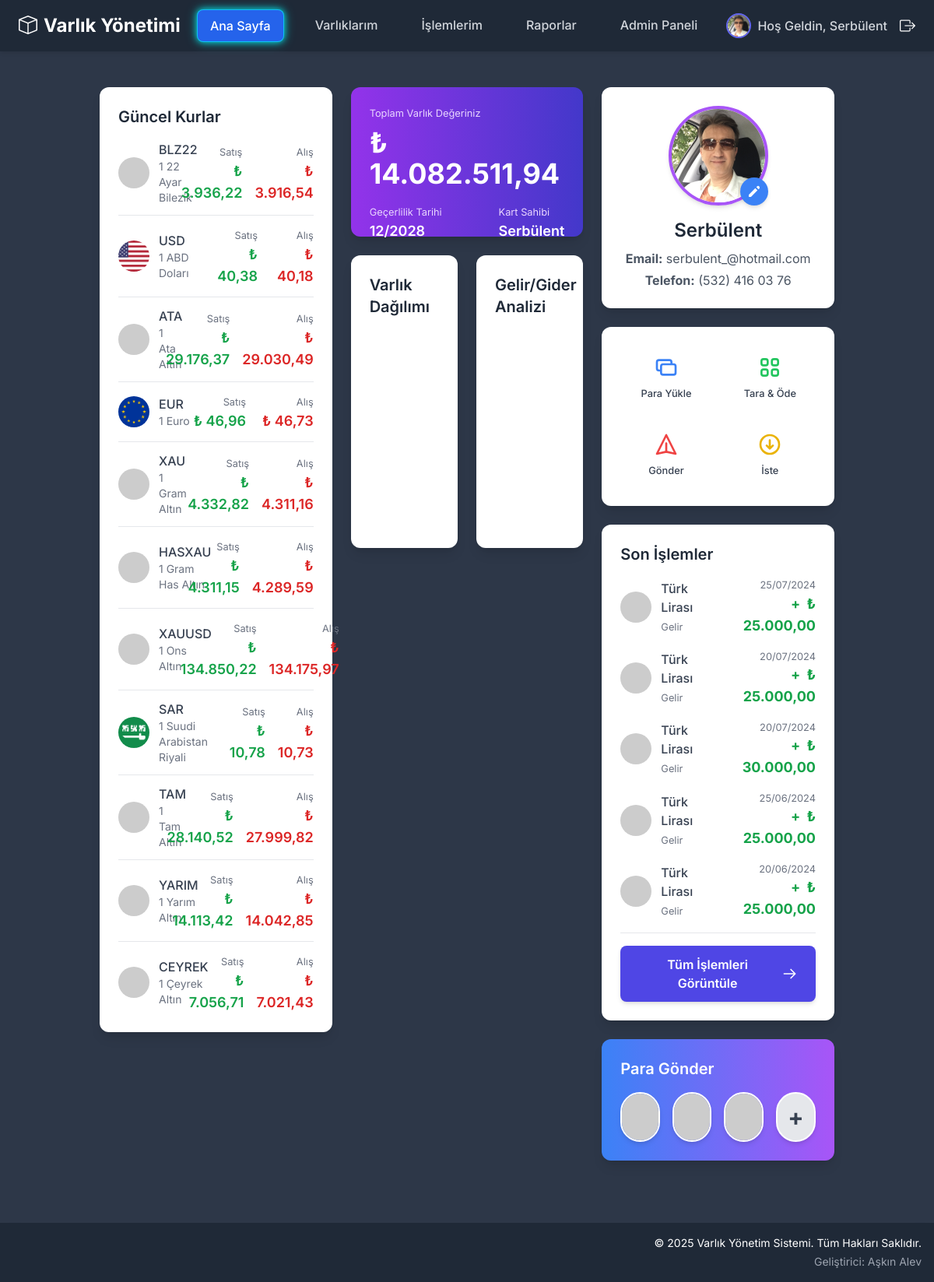
The page / on the database its author committed.
### tables this page shows
CREATE TABLE `users` (
    `id` INT AUTO_INCREMENT PRIMARY KEY,
    `name` VARCHAR(100) NOT NULL,
    `email` VARCHAR(255) UNIQUE NULL,  
    `phone_number` VARCHAR(20) NULL,  
    `profile_image_path` VARCHAR(255) NULL,  
    `created_at` DATETIME DEFAULT CURRENT_TIMESTAMP
);

CREATE TABLE `market_prices` (
    `id` INT AUTO_INCREMENT PRIMARY KEY,
    `asset_definition_id` INT NOT NULL,
    `price` DECIMAL(18, 2) NOT NULL,  
    `currency` VARCHAR(3) NOT NULL,  
    `price_date` DATE NOT NULL,  
    `created_at` DATETIME DEFAULT CURRENT_TIMESTAMP,
    UNIQUE (`asset_definition_id`, `currency`, `price_date`),  
    FOREIGN KEY (`asset_definition_id`) REFERENCES `asset_definitions`(`id`) ON DELETE CASCADE
);

CREATE TABLE `asset_definitions` (
    `id` INT AUTO_INCREMENT PRIMARY KEY,
    `name` VARCHAR(100) NOT NULL UNIQUE,
    `type` ENUM('Altın', 'Döviz', 'Diğer') NOT NULL,  
    `symbol` VARCHAR(10) UNIQUE NULL,  
    `description` TEXT NULL,
    `icon_path` VARCHAR(255) NULL,  
    `created_at` DATETIME DEFAULT CURRENT_TIMESTAMP
);

CREATE TABLE `exchange_rates` (
    `id` INT AUTO_INCREMENT PRIMARY KEY,
    `base_currency` VARCHAR(3) NOT NULL,  
    `target_currency` VARCHAR(3) NOT NULL,  
    `rate` DECIMAL(18, 2) NOT NULL,  
    `rate_date` DATE NOT NULL,  
    `created_at` DATETIME DEFAULT CURRENT_TIMESTAMP,
    UNIQUE (`base_currency`, `target_currency`, `rate_date`)  
);

CREATE TABLE `transactions` (
    `id` INT AUTO_INCREMENT PRIMARY KEY,
    `user_id` INT NOT NULL,
    `category_id` INT NULL,  
    `transaction_type` ENUM('Gelir', 'Gider', 'Transfer', 'Alış', 'Satış', 'Para Yatırma', 'Para Çekme') NOT NULL,
    `amount` DECIMAL(18, 4) NOT NULL,  
    `transaction_currency` VARCHAR(3) NOT NULL,  
    `unit_price` DECIMAL(18, 2) NULL,  
    `total_try_value` DECIMAL(18, 2) NOT NULL,  
    `transaction_date` DATETIME DEFAULT CURRENT_TIMESTAMP,
    `description` TEXT NULL,
    `from_account_id` INT NULL,  
    `to_account_id` INT NULL,  
    `asset_id` INT NULL,  
    `property_id` INT NULL,  
    `created_at` DATETIME DEFAULT CURRENT_TIMESTAMP,
    FOREIGN KEY (`user_id`) REFERENCES `users`(`id`) ON DELETE CASCADE,
    FOREIGN KEY (`category_id`) REFERENCES `transaction_categories`(`id`) ON DELETE SET NULL,
    FOREIGN KEY (`from_account_id`) REFERENCES `bank_accounts`(`id`) ON DELETE SET NULL,
    FOREIGN KEY (`to_account_id`) REFERENCES `bank_accounts`(`id`) ON DELETE SET NULL,
    FOREIGN KEY (`asset_id`) REFERENCES `asset_definitions`(`id`) ON DELETE SET NULL,
    FOREIGN KEY (`property_id`) REFERENCES `properties`(`id`) ON DELETE SET NULL  
);

### index.php (the view, shortened to what the rows shown need)
<?php
require_once __DIR__ . '/config.php';
require_once __DIR__ . '/functions.php';
$current_user_id = 1;
$user_info = null;
try {
    $stmt = $pdo->prepare("SELECT name, email, phone_number, profile_image_path FROM users WHERE id = :id");
    $stmt->bindValue(':id', $current_user_id, PDO::PARAM_INT);
    $stmt->execute();
    $user_info = $stmt->fetch(PDO::FETCH_ASSOC);
} catch (PDOException $e) {
    error_log("Kullanıcı detayları çekilirken hata oluştu: " . $e->getMessage());
}
$user_email = htmlspecialchars($user_info['email'] ?? 'bilgi@yok.com');
$user_phone = htmlspecialchars(formatPhoneNumber($user_info['phone_number'] ?? 'Telefon Yok'));
$user_profile_image = htmlspecialchars($user_info['profile_image_path'] ?? 'https://placehold.co/64x64/A8DADC/1D3557?text=AV');
$total_assets_value = 0.00;
if (function_exists('getTotalAssetsValue')) {
    $total_assets_value = getTotalAssetsValue($pdo, $current_user_id);
}
$current_balance_display = "₺ " . number_format($total_assets_value, 2, ',', '.');
$exchange_rates_data = [];
if (function_exists('getAssetMarketPricesForDisplay')) {
    $exchange_rates_data = getAssetMarketPricesForDisplay($pdo);
}
$recent_transactions = [];
if (function_exists('getRecentTransactions')) {
    $recent_transactions = getRecentTransactions($pdo, $current_user_id, 5);
}
?>
<?php include 'header.php';  ?>
<main class="flex-grow px-4 py-6">
    <div class="grid grid-cols-1 lg:grid-cols-12 gap-6">
        <div class="lg:col-span-4 flex flex-col gap-6">
            <div class="bg-white p-6 rounded-xl shadow-lg">
                <?php if (!empty($exchange_rates_data)): ?>
                    <?php foreach ($exchange_rates_data as $rate): ?>
                        <div class="flex items-center justify-between border-b border-gray-200 pb-3 mb-3 last:border-b-0 last:pb-0 last:mb-0">
                            <div class="flex items-center">
                                <?php
                                $symbol_for_placeholder = strtoupper(substr($rate['asset_code'] ?? 'SYM', 0, 3));
                                $icon_src = htmlspecialchars($rate['icon_path'] ?? 'https://placehold.co/40x40/E63946/FFFFFF?text=' . $symbol_for_placeholder);
                                ?>
                                <img src="<?php echo $icon_src; ?>"
                                     class="w-10 h-10 rounded-full mr-3 object-cover"
                                     alt="<?php echo htmlspecialchars($rate['asset_name'] ?? 'Bilinmeyen Kur'); ?> İkonu"
                                     onerror="this.onerror=null;this.src='https://placehold.co/40x40/E63946/FFFFFF?text=<?php echo $symbol_for_placeholder; ?>';">
                                <div>
                                    <p class="font-medium text-gray-700"><?php echo htmlspecialchars($rate['asset_code'] ?? 'N/A'); ?></p>
                                    <h6 class="text-sm text-gray-500">1 <?php echo htmlspecialchars($rate['asset_name'] ?? 'N/A'); ?></h6>
                                </div>
                            </div>
                            <div class="text-right">
                                <small class="text-gray-500">Satış</small>
                                <h6 class="text-lg font-semibold text-green-600">₺ <?php echo number_format($rate['selling_price'] ?? 0.00, 2, ',', '.'); ?></h6>
                            </div>
                            <div class="text-right ml-4">
                                <small class="text-gray-500">Alış</small>
                                <h6 class="text-lg font-semibold text-red-600">₺ <?php echo number_format($rate['buying_price'] ?? 0.00, 2, ',', '.'); ?></h6>
                            </div>
                        </div>
                    <?php endforeach; ?>
                <?php else: ?>
                    <p class="text-gray-600">Güncel kur bilgisi bulunamadı. Lütfen <a href="admin/index.php" class="text-blue-600 hover:underline">Admin Paneli</a>'nden kurları güncelleyin.</p>
                <?php endif; ?>
            </div>
        </div>
        <div class="lg:col-span-4 flex flex-col gap-6">
            <div class="bg-gradient-to-r from-purple-600 to-indigo-700 text-white p-6 rounded-xl shadow-lg flex flex-col justify-between h-48">
                <h2 class="text-4xl font-bold mt-2 mb-4"><?php echo $current_balance_display; ?></h2>
                <div class="flex justify-between items-end">
                    <div>
                        <small class="text-purple-200">Kart Sahibi</small>
                        <p class="text-lg font-semibold"><?php echo $current_user_name; ?></p>
                    </div>
                </div>
            </div>
        </div>
        <div class="lg:col-span-4 flex flex-col gap-6">
            <div class="bg-white p-6 rounded-xl shadow-lg text-center">
                <div class="mb-4 relative w-32 h-32 mx-auto">
                    <img src="<?php echo $user_profile_image; ?>"
                         class="w-full h-full rounded-full object-cover border-4 border-purple-500 shadow-md"
                         alt="Profil Resmi"
                         onerror="this.onerror=null;this.src='https://placehold.co/128x128/A8DADC/1D3557?text=<?php echo substr($current_user_name, 0, 1); ?>';">
                    <a href="index.php" class="absolute bottom-0 right-0 bg-blue-500 text-white rounded-full p-2 shadow-md hover:bg-blue-600 transition-colors">
                        <svg xmlns="http://www.w3.org/2000/svg" class="h-5 w-5" viewBox="0 0 20 20" fill="currentColor">
                            <path d="M13.586 3.586a2 2 0 112.828 2.828l-.793.793-2.828-2.828.793-.793zM11.379 5.793L3 14.172V17h2.828l8.38-8.38-2.828-2.829z" />
                        </svg>
                    </a>
                </div>
                <h3 class="text-2xl font-semibold text-gray-800 mb-2"><?php echo $current_user_name; ?></h3>
                <p class="text-gray-600 mb-1"><strong>Email:</strong> <?php echo $user_email; ?></p>
                <p class="text-gray-600"><strong>Telefon:</strong> <?php echo $user_phone; ?></p>
            </div>
            <div class="bg-white p-6 rounded-xl shadow-lg">
                <?php if (!empty($recent_transactions)): ?>
                    <?php foreach ($recent_transactions as $transaction): ?>
                        <div class="flex items-center justify-between mb-4 last:mb-0">
                            <div class="flex items-center">
                                <img src="https://placehold.co/40x40/A8DADC/1D3557?text=AV" class="w-10 h-10 rounded-full object-cover mr-3" alt="Kullanıcı Resmi">
                                <div>
                                    <p class="font-medium text-gray-700"><?php echo htmlspecialchars($transaction['asset_name'] ?? 'Bilinmeyen Varlık'); ?></p>
                                    <small class="text-gray-500"><?php echo htmlspecialchars($transaction['transaction_type'] ?? 'Bilinmeyen Tip'); ?></small>
                                </div>
                            </div>
                            <div class="text-right">
                                <small class="text-gray-500 block"><?php echo date('d/m/Y', strtotime($transaction['transaction_date'] ?? date('Y-m-d'))); ?></small>
                                <?php
                                $value_class = '';
                                $sign = '';
                                $transaction_type = $transaction['transaction_type'] ?? '';
                                switch ($transaction_type) {
                                    case 'Gelir':
                                    case 'Satış':
                                    case 'Para Yatırma':
                                        $value_class = 'text-green-600';
                                        $sign = '+';
                                        break;
                                }
                                ?>
                                <strong class="block text-lg <?php echo $value_class; ?>"><span class="mr-1"><?php echo $sign; ?></span> ₺ <?php echo number_format($transaction['total_try_value'] ?? 0.00, 2, ',', '.'); ?></strong>
                            </div>
                        </div>
                    <?php endforeach; ?>
                <?php else: ?>
                    <p class="text-gray-600 text-center mt-4">Henüz bir işlem bulunamadı. Lütfen <a href="add_transaction.php" class="text-blue-600 hover:underline">Yeni İşlem Ekle</a> sayfasından işlem girin.</p>
                <?php endif; ?>
            </div>
        </div>
    </div>
</main>
<?php include 'footer.php';  ?>

### header.php (shortened to what the rows shown need)
<?php
require_once __DIR__ . '/config.php';
require_once __DIR__ . '/functions.php';
$current_user_id = 1;
$current_user_name = 'Misafir';
$current_user_profile_image = 'https://placehold.co/32x32/a78bfa/ffffff?text=PP';
if (isset($current_user_id)) {
    try {
        $stmt = $pdo->prepare("SELECT name, profile_image_path FROM users WHERE id = :id");
        $stmt->bindValue(':id', $current_user_id, PDO::PARAM_INT);
        $stmt->execute();
        $user_data = $stmt->fetch(PDO::FETCH_ASSOC);
        if ($user_data) {
            $current_user_name = htmlspecialchars($user_data['name']);
            if (!empty($user_data['profile_image_path'])) {
                $current_user_profile_image = htmlspecialchars($user_data['profile_image_path']);
            }
        }
    } catch (PDOException $e) {
        error_log("Kullanıcı adı veya profil resmi çekilirken hata oluştu: " . $e->getMessage());
    }
}
?>
<!DOCTYPE html>
<html lang="tr">
<head>
    <script src="https://cdn.tailwindcss.com"></script>
    <link rel="stylesheet" href="https://cdn.jsdelivr.net/npm/bootstrap-icons@1.11.3/font/bootstrap-icons.min.css">
</head>
<body>
    <nav class="navbar">
        <div class="user-info">
            <img src="<?php echo $current_user_profile_image; ?>" alt="Profil Resmi" onerror="this.onerror=null;this.src='https://placehold.co/32x32/a78bfa/ffffff?text=PP';">
            <span>Hoş Geldin, <?php echo $current_user_name; ?></span>
            <a href="logout.php" class="text-white ml-2 hover:text-gray-400" title="Çıkış Yap">
                <i class="bi-box-arrow-right text-xl"></i>
            </a>
        </div>
    </nav>
    <div class="container">

### rows shown on the page
users: profile_image_path (picture), name "Serbülent", email "serbulent_@hotmail.com", phone_number "(532) 416 03 76"
market_prices: asset_definition.symbol "BLZ22", asset_definition.name "22 Ayar Bilezik", price "3.936,22", buying_price "3.916,54"
asset_definitions: icon_path (picture), symbol "USD", name "ABD Doları", exchange_rates.rate "40,38", buying_price "40,18"
market_prices: asset_definition.symbol "ATA", asset_definition.name "Ata Altın", price "29.176,37", buying_price "29.030,49"
asset_definitions: icon_path (picture), symbol "EUR", name "Euro", exchange_rates.rate "46,96", buying_price "46,73"
market_prices: asset_definition.symbol "XAU", asset_definition.name "Gram Altın", price "4.332,82", buying_price "4.311,16"
market_prices: asset_definition.symbol "HASXAU", asset_definition.name "Gram Has Altın", price "4.311,15", buying_price "4.289,59"
market_prices: asset_definition.symbol "XAUUSD", asset_definition.name "Ons Altın", selling_price "134.850,22", buying_price "134.175,97"
asset_definitions: icon_path (picture), symbol "SAR", name "Suudi Arabistan Riyali", exchange_rates.rate "10,78", buying_price "10,73"
market_prices: asset_definition.symbol "TAM", asset_definition.name "Tam Altın", price "28.140,52", buying_price "27.999,82"
market_prices: asset_definition.symbol "YARIM", asset_definition.name "Yarım Altın", price "14.113,42", buying_price "14.042,85"
market_prices: asset_definition.symbol "CEYREK", asset_definition.name "Çeyrek Altın", price "7.056,71", buying_price "7.021,43"
transactions: asset.name "Türk Lirası", transaction_type "Gelir", transaction_type "+", total_try_value "25.000,00"
transactions: asset.name "Türk Lirası", transaction_type "Gelir", transaction_type "+", total_try_value "25.000,00"
transactions: asset.name "Türk Lirası", transaction_type "Gelir", transaction_type "+", total_try_value "30.000,00"
transactions: asset.name "Türk Lirası", transaction_type "Gelir", transaction_type "+", total_try_value "25.000,00"
transactions: asset.name "Türk Lirası", transaction_type "Gelir", transaction_type "+", total_try_value "25.000,00"

### other values the page prints
$current_balance_display "₺ 14.082.511,94"
